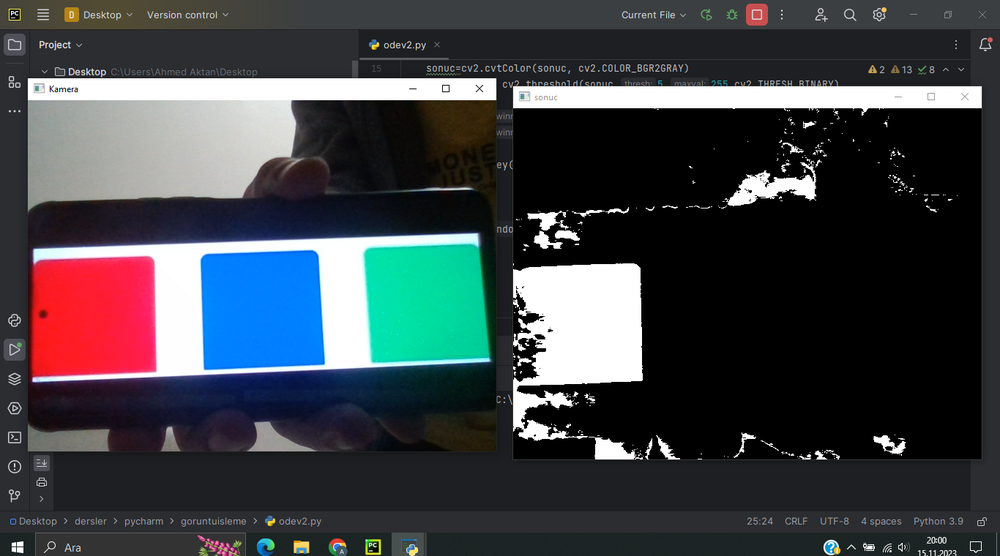
#> input picture goruntuisleme/odev-2/odev-2.PNG, 1000 x 556 px, shrunk from 1366 x 760 before the run, given in place of the camera
$ python odev2.py
#> lines starting #> are read from the running program, lines starting #| are printed output that depends on the picture; after the words box and inside, x2 and y2 are one past the last pixel; in counts of white or black regions, pixels touching at a corner belong together
import cv2
import numpy as np

kamera = cv2.VideoCapture(0)

while (True):
    ret, video = kamera.read()
#> video is the input picture: shape (556, 1000, 3); mean B, G, R 69.6, 65.3, 61.5
    hsv = cv2.cvtColor(video, cv2.COLOR_BGR2HSV)
#> hsv: shape (556, 1000, 3); mean H, S, V 65, 49.7, 77.7

    lower=np.array([155, 0, 0])
    upper=np.array([185, 255, 255])

    mask=cv2.inRange(hsv,lower,upper)
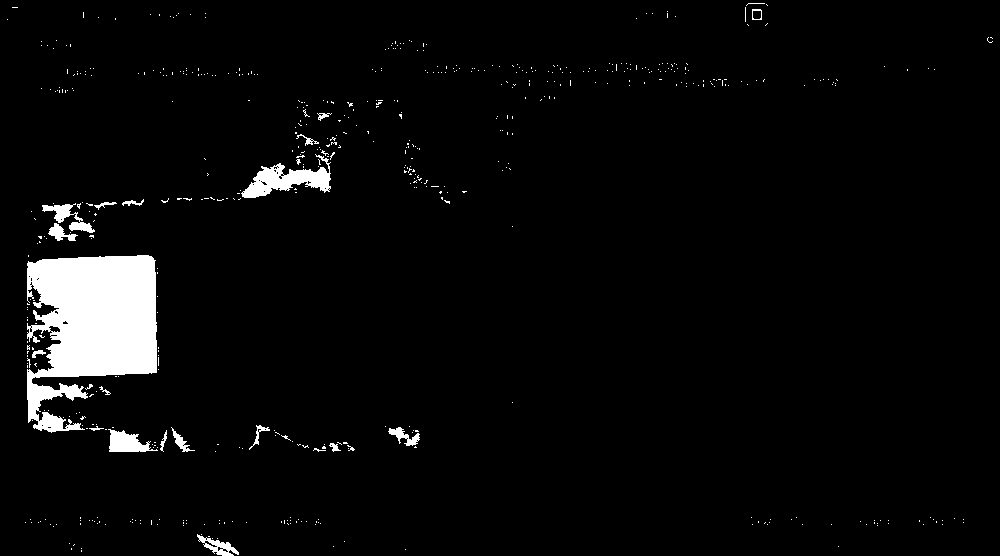
#> mask: shape (556, 1000); 3.8% white; 573 white regions (553 under 20 px), largest, box (x1, y1, x2, y2) and area: (27, 255, 157, 433) 15299, (241, 154, 331, 198) 1662, (108, 429, 158, 452) 659
    son=cv2.bitwise_and(video, video, mask=mask)
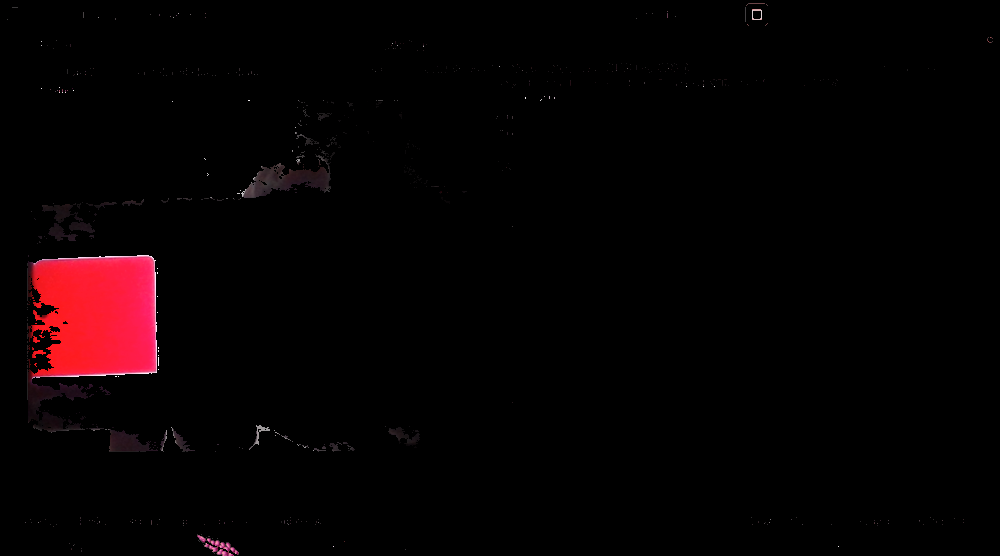
#> son: shape (556, 1000, 3); mean B, G, R 2.2, 1.4, 6.9
    son=cv2.cvtColor(son, cv2.COLOR_BGR2GRAY)
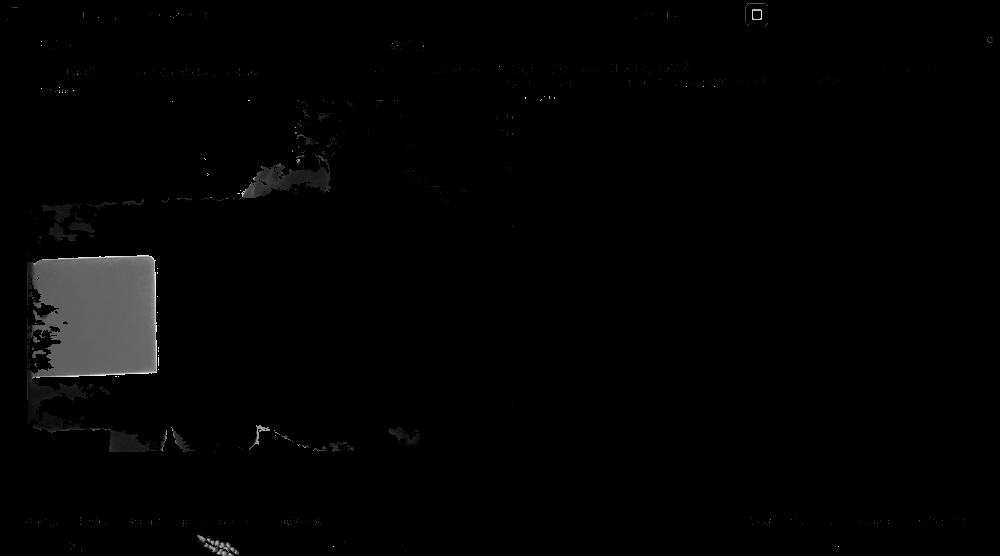
#> son: shape (556, 1000); min 0, max 254, mean 3.1
    ret, son = cv2.threshold(son,5,255,cv2.THRESH_BINARY)

    cv2.imshow("cam", video)
    cv2.imshow("son",son)

    if cv2.waitKey(50) & 0xFF == ord('x'):
#> (key x is pressed here)
        break

kamera.release()
cv2.destroyAllWindows()
